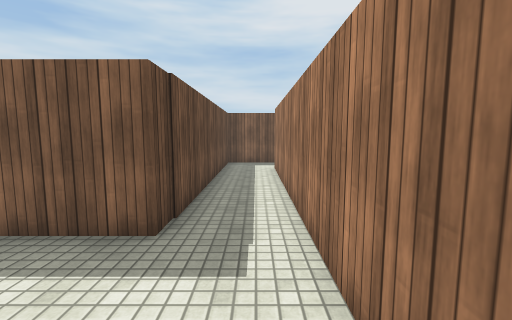
[1] (above)

24 first-person views from a walk through a scene from a Unity 3-D project. The camera is 1.5 m above the floor, tilts 6° down and sees 90° across. The floor is counted in squares, 1 m on a side. Each view is taken from the middle of a square. On the plan, view 1 faces up. The plan holds only what a view shows up to about 13 squares ahead; the rest is blank. The place goes on beyond the plan. The player is left out. Surface patterns are stand-ins for the level's own textures.

[2]
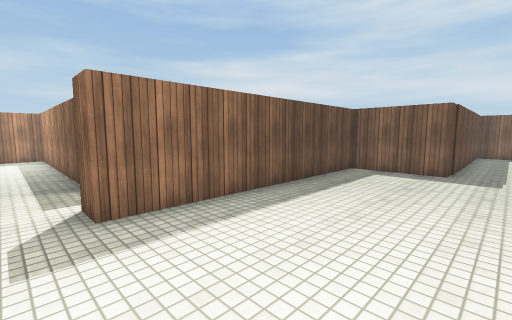

[3]
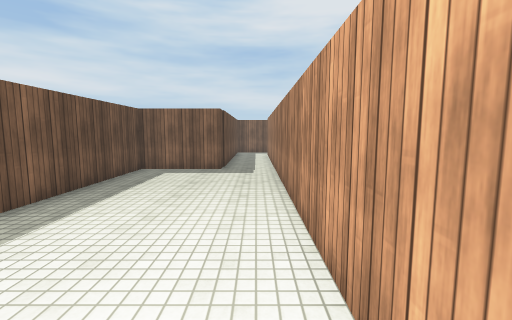

[4]
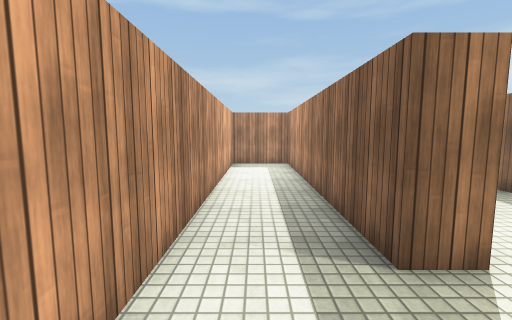

[5]
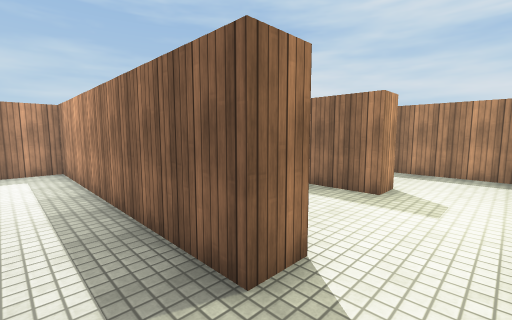

[6]
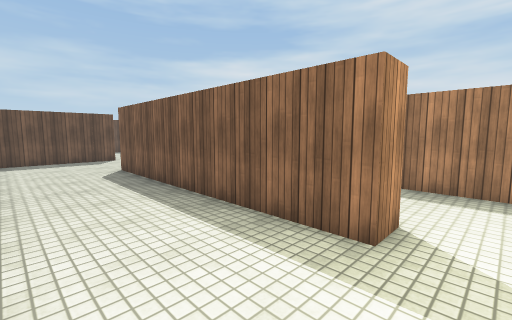

[7]
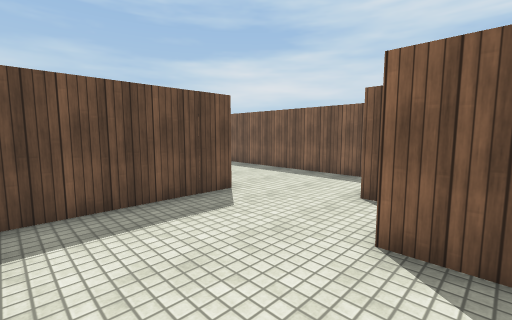

[8]
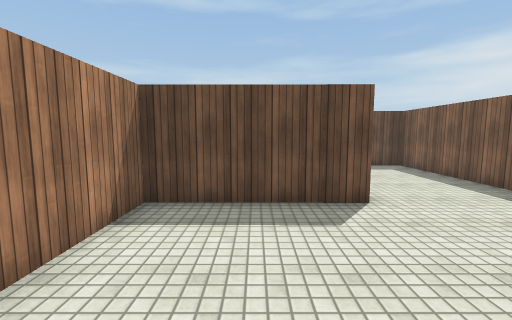

[9]
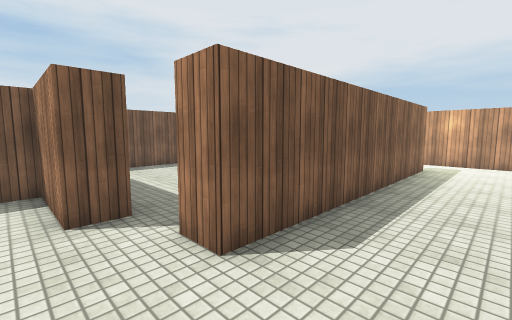

[10]
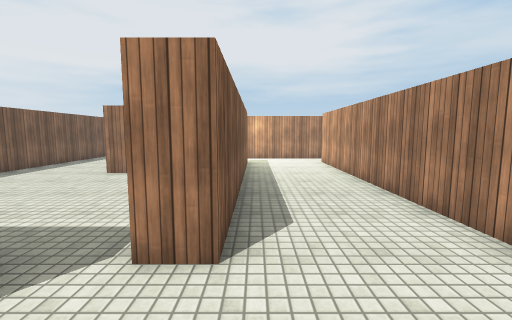

[11]
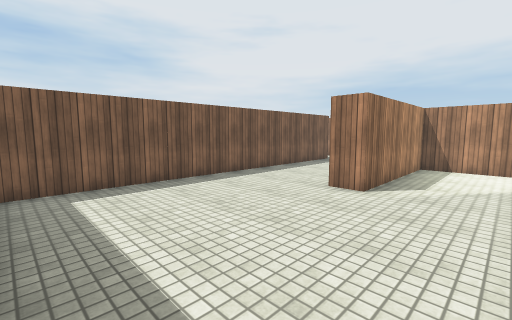

[12]
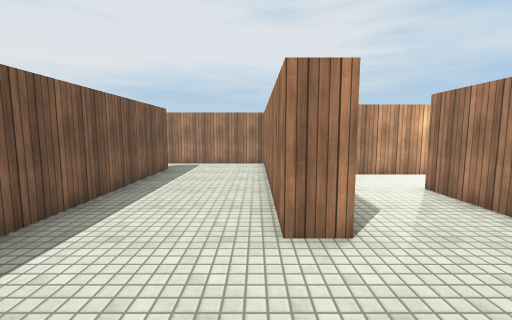

[13]
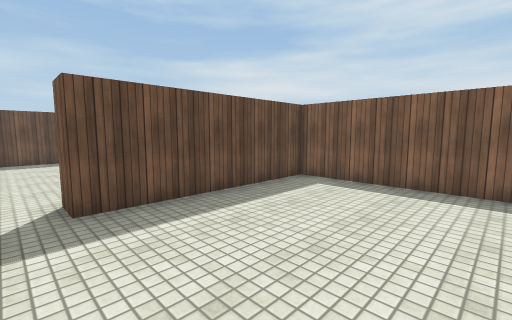

[14]
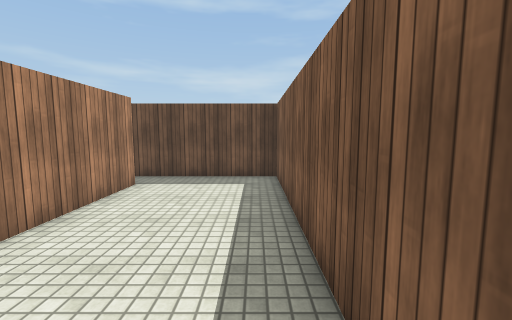

[15]
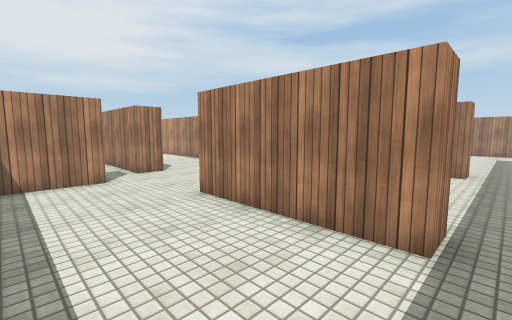

[16]
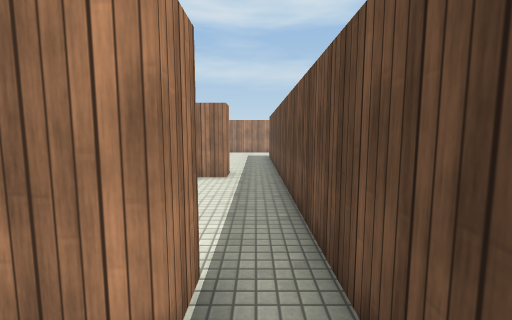

[17]
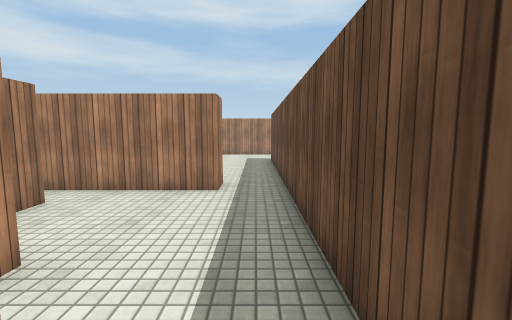

[18]
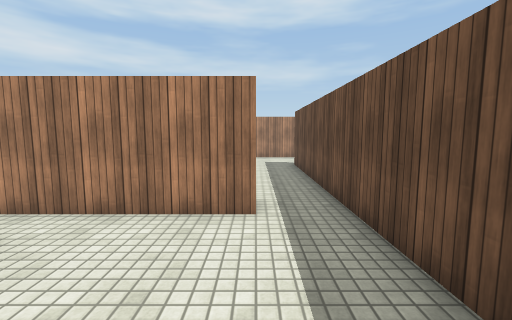

[19]
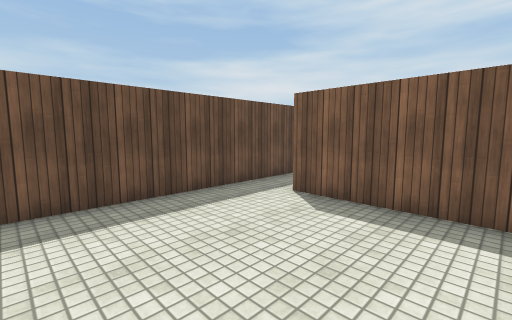

[20]
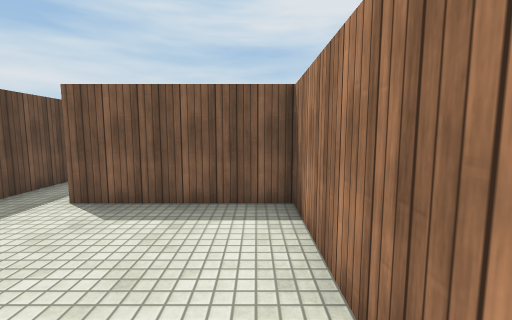

[21]
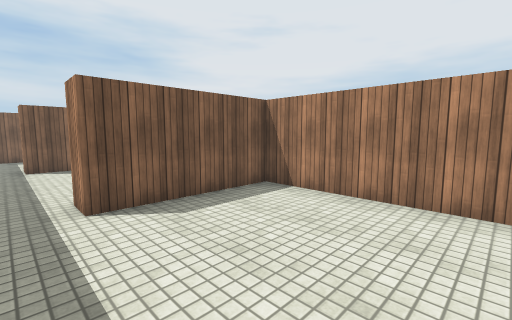

[22]
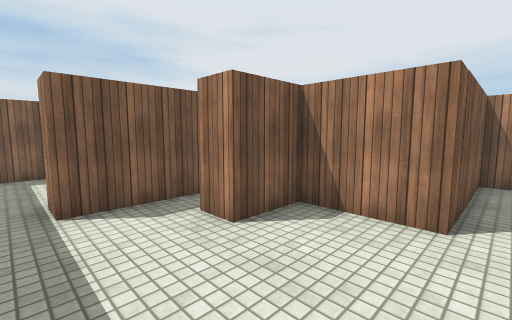

[23]
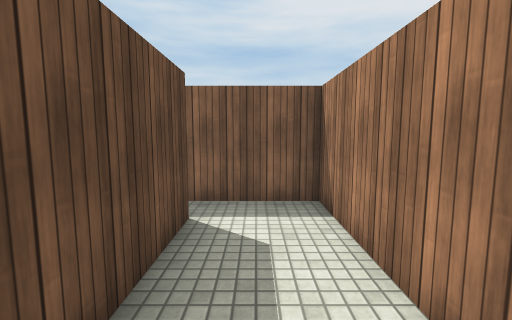

[24]
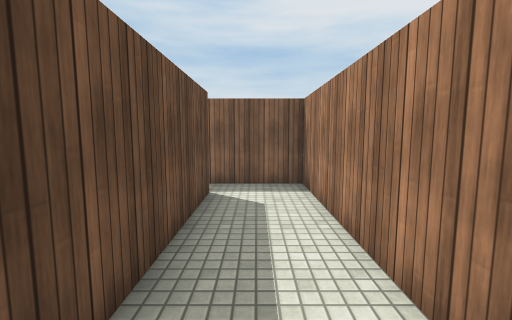

### Floor plan
Ten units are one square. View 1 is at (0, 0); x grows to the right and y downward. Boxes are objects, and circles mark ways between rooms. Rooms are numbered by the first view taken in them; rooms with no view inside come last. Other rooms are left out.
<svg viewBox="-293 -135 313 275">
<path fill="none" stroke="#000" d="M8 64 8 -109M10 -130 -14 -130 -14 -36 -48 -36 -48 60M-77 44 -77 54 -176 54 -176 81 -60 81M-48 60 -59 60M-184 -18 -194 -18 -194 -47 -288 -47 -288 -5M-178 44 -80 44M-274 -4 -224 -4 -224 44 -192 44M-82 -4 -82 6 -182 6 -182 -4M-58 31 -58 -6M-105 -4 -82 -4M-58 -6 -58 -36 -115 -36 -115 -46 -24 -46 -24 -94M-41 -87 -184 -87 -184 -18M-182 -4 -139 -4M-270 66 -234 66M-234 54 -234 28 -253 28 -253 18M-245 6 -274 6 -274 -4M-288 -5 -288 65M-288 65 -288 135M-222 131 -222 76 -270 76 -270 66M-212 65 -212 120M-186 118 -186 54 -234 54M-234 66 -222 66"/>
<circle cx="-55" cy="70" r="3" fill="#2a7"/>
<circle cx="-70" cy="50" r="3" fill="#2a7"/>
<circle cx="-190" cy="-10" r="3" fill="#2a7"/>
<circle cx="-75" cy="0" r="3" fill="#2a7"/>
<circle cx="-280" cy="0" r="3" fill="#2a7"/>
<circle cx="-275" cy="70" r="3" fill="#2a7"/>
<circle cx="-230" cy="60" r="3" fill="#2a7"/>
<text x="-20" y="0">1</text>
<text x="-110" y="60">2</text>
<text x="-180" y="10">3</text>
<text x="-110" y="-50">4</text>
<text x="-260" y="40">5</text>
<text x="-260" y="100">6</text>
<text x="-200" y="90">7</text>
</svg>
Room 1 opens to room 2. Room 2 opens to room 3. Room 3 opens to room 4. Room 3 opens to room 5. Room 5 opens to room 6. Room 5 opens to room 7.

Where each view was taken, in squares from view 1:
view 1: 0 up, 0 right, facing up
view 2: 7 down, 0 right, facing up-left
view 3: 7 down, 0 right, facing up
view 4: 7 down, 5 left, facing left
view 5: 7 down, 6 left, facing up-left
view 6: 4 down, 7 left, facing up-left
view 7: 4 down, 17 left, facing up-left
view 8: 2 down, 17 left, facing left
view 9: 3 down, 20 left, facing up-right
view 10: 1 down, 21 left, facing right
view 11: 1 up, 18 left, facing up-right
view 12: 5 up, 15 left, facing right
view 13: 1 up, 13 left, facing up-left
view 14: 4 up, 20 left, facing left
view 15: 4 up, 28 left, facing down-right
view 16: 2 up, 28 left, facing down
view 17: 0 up, 28 left, facing down
view 18: 2 down, 27 left, facing down
view 19: 13 down, 23 left, facing up-left
view 20: 13 down, 23 left, facing up
view 21: 13 down, 28 left, facing up-right
view 22: 6 down, 28 left, facing up-right
view 23: 11 down, 20 left, facing up
view 24: 13 down, 20 left, facing up
